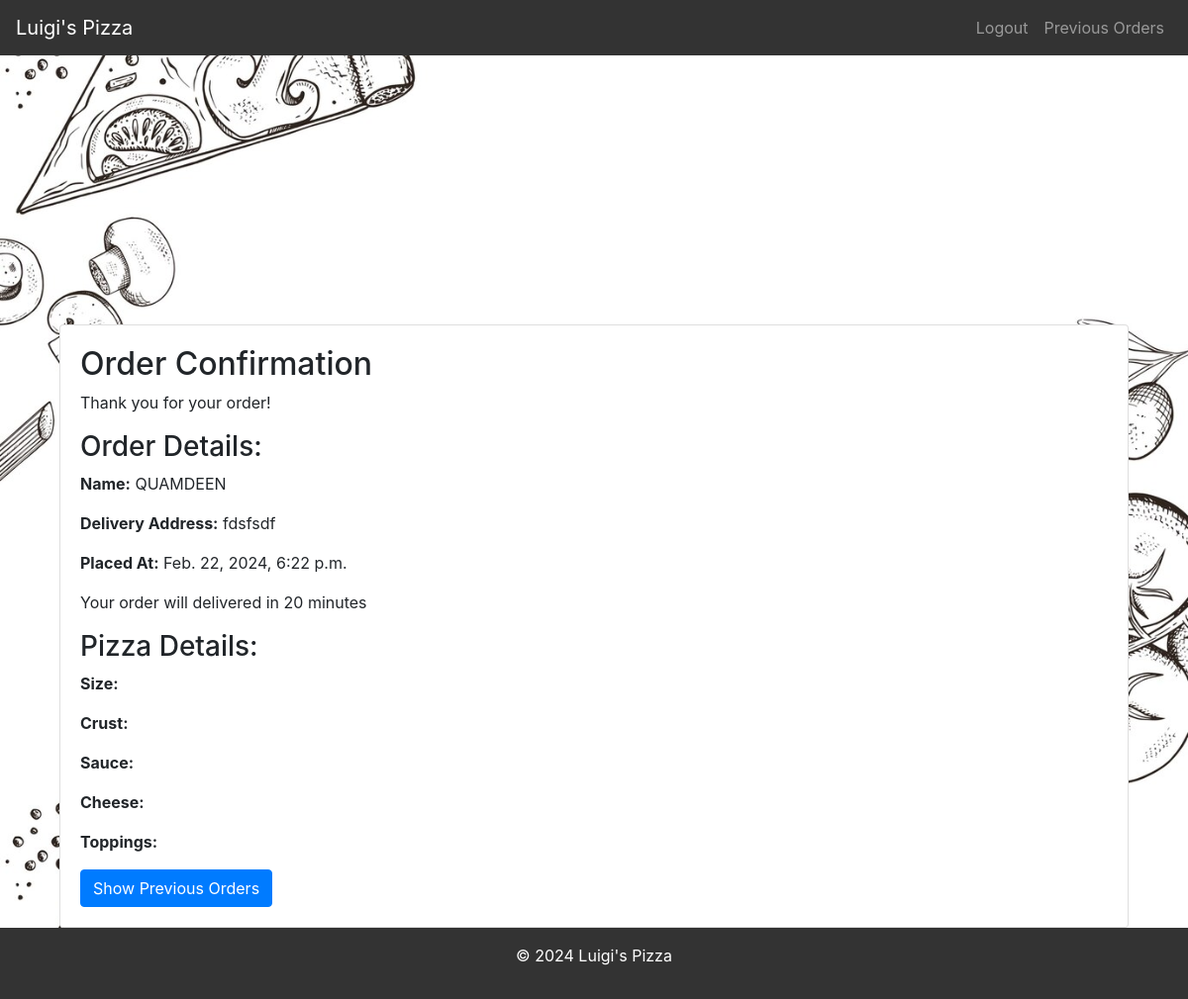
Screenshot of /order_confirmation/1/ (signed in) with the database file from the repository.
### Luigi_pizza/models.py (models this page shows, shortened)
class Order(models.Model):
    id = models.AutoField(primary_key=True)
    name = models.CharField(max_length=100)
    delivery_address = models.CharField(max_length=255)
    card_number = models.CharField(max_length=16, validators=[MinLengthValidator(16)])
    expiry_date = models.CharField(max_length=5, validators=[MinLengthValidator(5)])
    cvv = models.CharField(max_length=3, validators=[MinLengthValidator(3)])
    user = models.ForeignKey(User, on_delete=models.CASCADE, null=True)
    placed_at = models.DateTimeField(default=timezone.now)
    pizza = models.ForeignKey(Pizza, on_delete=models.CASCADE, null=True)

### Luigi_pizza/views.py (the view)
# urls.py: path('order_confirmation/<int:order_id>/', views.order_confirmation, name='order_confirmation'),
@login_required
def order_confirmation(request, order_id):
    order = get_object_or_404(Order, id=order_id)
    if order:
        return render(request, 'order_confirmation.html', {'order': order})
    else:
        return render(request, 'order_not_confirmation.html', {'order': order})

### Luigi_pizza/templates/order_confirmation.html (shortened to what this page needs)
{% extends 'base.html' %}
{% block content %}
<div class="container mt-5">
    <div class="card">
        <div class="card-body">
            <h2>Order Confirmation</h2>
            <p>Thank you for your order!</p>
            <h3>Order Details:</h3>
            <p><strong>Name:</strong> {{ order.name }}</p>
            <p><strong>Delivery Address:</strong> {{ order.delivery_address }}</p>
            <p><strong>Placed At:</strong> {{ order.placed_at }}</p>
            <p>Your order will delivered in 20 minutes</p>
            {% with pizza=order.pizza %}
            <h3>Pizza Details:</h3>
            <p><strong>Size:</strong> {{ pizza.size }}</p>
                <p><strong>Crust:</strong> {{ pizza.crust }}</p>
                <p><strong>Sauce:</strong> {{ pizza.sauce }}</p>
                <p><strong>Cheese:</strong> {{ pizza.cheese }}</p>
                <p><strong>Toppings:</strong>
                </p>
            {% endwith %}
            <a href="{% url 'previous_orders' %}" class="btn btn-primary">Show Previous Orders</a>
        </div>
    </div>
</div>
{% endblock %}

### Luigi_pizza/static/CSS/styles.css (style rules this page uses)
body { display: flex; flex-direction: column; min-height: 100vh; }

### rows the page displays
Order: name "QUAMDEEN", delivery_address "fdsfsdf", placed_at "Feb. 22, 2024, 6:22 p.m."
